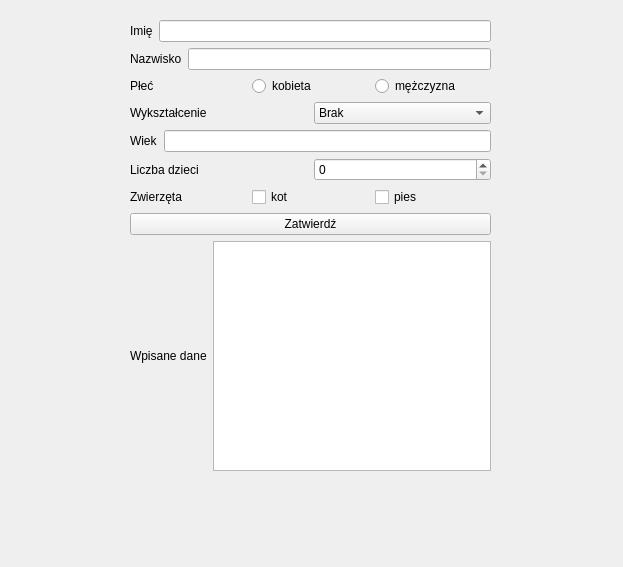
<?xml version="1.0" encoding="UTF-8"?>
<ui version="4.0">
 <class>MainWindow</class>
 <widget class="QMainWindow" name="MainWindow">
  <property name="geometry">
   <rect>
    <x>0</x>
    <y>0</y>
    <width>623</width>
    <height>567</height>
   </rect>
  </property>
  <property name="windowTitle">
   <string>Formularz</string>
  </property>
  <widget class="QWidget" name="centralwidget">
   <widget class="QWidget" name="verticalLayoutWidget">
    <property name="geometry">
     <rect>
      <x>130</x>
      <y>20</y>
      <width>361</width>
      <height>451</height>
     </rect>
    </property>
    <layout class="QVBoxLayout" name="verticalLayout">
     <item>
      <layout class="QHBoxLayout" name="horizontalLayout">
       <item>
        <widget class="QLabel" name="label">
         <property name="text">
          <string>Imię</string>
         </property>
        </widget>
       </item>
       <item>
        <widget class="QLineEdit" name="imie"/>
       </item>
      </layout>
     </item>
     <item>
      <layout class="QHBoxLayout" name="horizontalLayout_3">
       <item>
        <widget class="QLabel" name="label_2">
         <property name="text">
          <string>Nazwisko</string>
         </property>
        </widget>
       </item>
       <item>
        <widget class="QLineEdit" name="nazwisko"/>
       </item>
      </layout>
     </item>
     <item>
      <layout class="QHBoxLayout" name="horizontalLayout_4">
       <item>
        <widget class="QLabel" name="label_4">
         <property name="text">
          <string>Płeć</string>
         </property>
        </widget>
       </item>
       <item>
        <widget class="QRadioButton" name="kobieta">
         <property name="enabled">
          <bool>true</bool>
         </property>
         <property name="font">
          <font>
           <italic>false</italic>
           <kerning>true</kerning>
          </font>
         </property>
         <property name="text">
          <string>kobieta</string>
         </property>
        </widget>
       </item>
       <item>
        <widget class="QRadioButton" name="mezczyzna">
         <property name="text">
          <string>mężczyzna</string>
         </property>
        </widget>
       </item>
      </layout>
     </item>
     <item>
      <layout class="QHBoxLayout" name="horizontalLayout_7">
       <item>
        <widget class="QLabel" name="label_6">
         <property name="text">
          <string>Wykształcenie</string>
         </property>
        </widget>
       </item>
       <item>
        <widget class="QComboBox" name="wyksztalcenie">
         <item>
          <property name="text">
           <string>Brak</string>
          </property>
         </item>
         <item>
          <property name="text">
           <string>Podstawowe</string>
          </property>
         </item>
         <item>
          <property name="text">
           <string>Średnie</string>
          </property>
         </item>
         <item>
          <property name="text">
           <string>Wyższe</string>
          </property>
         </item>
        </widget>
       </item>
      </layout>
     </item>
     <item>
      <layout class="QHBoxLayout" name="horizontalLayout_5">
       <item>
        <widget class="QLabel" name="label_3">
         <property name="text">
          <string>Wiek</string>
         </property>
        </widget>
       </item>
       <item>
        <widget class="QLineEdit" name="wiek"/>
       </item>
      </layout>
     </item>
     <item>
      <layout class="QHBoxLayout" name="horizontalLayout_8">
       <item>
        <widget class="QLabel" name="label_7">
         <property name="text">
          <string>Liczba dzieci</string>
         </property>
        </widget>
       </item>
       <item>
        <widget class="QSpinBox" name="dzieci"/>
       </item>
      </layout>
     </item>
     <item>
      <layout class="QHBoxLayout" name="horizontalLayout_6">
       <item>
        <widget class="QLabel" name="label_5">
         <property name="text">
          <string>Zwierzęta</string>
         </property>
        </widget>
       </item>
       <item>
        <widget class="QCheckBox" name="kot">
         <property name="text">
          <string>kot</string>
         </property>
        </widget>
       </item>
       <item>
        <widget class="QCheckBox" name="pies">
         <property name="text">
          <string>pies</string>
         </property>
        </widget>
       </item>
      </layout>
     </item>
     <item>
      <layout class="QHBoxLayout" name="horizontalLayout_9">
       <item>
        <widget class="QPushButton" name="zatwierdz">
         <property name="autoFillBackground">
          <bool>false</bool>
         </property>
         <property name="text">
          <string>Zatwierdź</string>
         </property>
        </widget>
       </item>
      </layout>
     </item>
     <item>
      <layout class="QHBoxLayout" name="horizontalLayout_10">
       <item>
        <widget class="QLabel" name="wypisz">
         <property name="text">
          <string>Wpisane dane</string>
         </property>
        </widget>
       </item>
       <item>
        <widget class="QTextBrowser" name="potwierdzenie">
         <property name="sizePolicy">
          <sizepolicy hsizetype="Expanding" vsizetype="Ignored">
           <horstretch>0</horstretch>
           <verstretch>0</verstretch>
          </sizepolicy>
         </property>
        </widget>
       </item>
      </layout>
     </item>
    </layout>
   </widget>
  </widget>
 </widget>
 <resources/>
 <connections/>
</ui>
